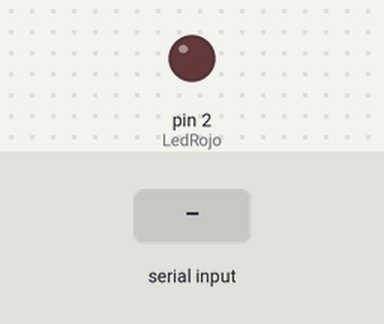
Bench run of a sketch on a simulated Arduino Uno, built with avr-gcc and run on an emulated ATmega328P. On the bench: output pins drawn as LEDs (lit = HIGH). Inputs (shaded band) come from the test bench. What the sketch prints to the serial monitor is not drawn.

Above: at 1.2 s.
1.3 s: "1" received over Serial
At 1.6 s:
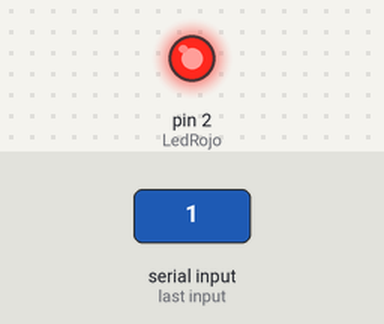
2.8 s: "2" received over Serial
At 3.3 s:
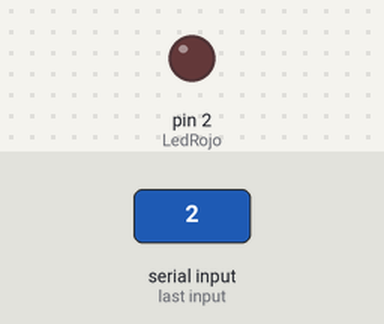
Timing chart, 0 to 5.8 s (numbered marks = the images above; inputs shaded):
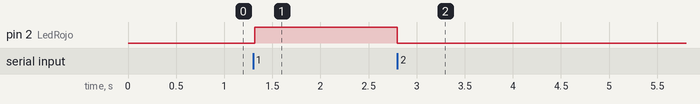

Measured:
- after the input at 1.3 s, pin 2 (LedRojo): LOW → HIGH at once
- after the input at 2.8 s, pin 2 (LedRojo): HIGH → LOW at once

The sketch:

LedRojo_Arduino.ino
```cpp
char opcion = 0;
int LedRojo = 2;
void setup() {
  // put your setup code here, to run once:
  Serial.begin(9600);
   pinMode(LedRojo,OUTPUT);

}

void loop() {
  // put your main code here, to run repeatedly:
if(Serial.available()>0)
 {
  opcion = Serial.read ( );
 }
 if (opcion == '0' )
 {
   Serial.println("menu");
   Serial.println("1. encender led rojo");
   Serial.println("2. apagar led rojo");
 }
 if (opcion == '1')
{
    digitalWrite(LedRojo,HIGH);
    }else{
    if (opcion == '2')
    {
       digitalWrite(LedRojo,LOW);
    }else{
    Serial.println("OpcionIncorrecta");
    }
   }
   }
```
